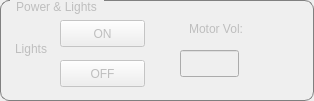
   <widget class="QGroupBox" name="setIOgroupBox">
    <property name="enabled">
     <bool>false</bool>
    </property>
    <property name="geometry">
     <rect>
      <x>670</x>
      <y>460</y>
      <width>314</width>
      <height>101</height>
     </rect>
    </property>
    <property name="styleSheet">
     <string notr="true">QGroupBox{
	border:1px solid gray;
	border-radius: 9px;
	margin-top:0.5em;} 
 QGroupBox::title{
	subcontrol-origin:margin;
	left:10px;
	padding: 0 3 px 2 3px}</string>
    </property>
    <property name="title">
     <string>Power &amp;&amp; Lights</string>
    </property>
    <widget class="QPushButton" name="lightsOnButton">
     <property name="geometry">
      <rect>
       <x>60</x>
       <y>20</y>
       <width>85</width>
       <height>27</height>
      </rect>
     </property>
     <property name="text">
      <string>ON</string>
     </property>
    </widget>
    <widget class="QPushButton" name="lightsOffButton">
     <property name="geometry">
      <rect>
       <x>60</x>
       <y>60</y>
       <width>85</width>
       <height>27</height>
      </rect>
     </property>
     <property name="text">
      <string>OFF</string>
     </property>
    </widget>
    <widget class="QLabel" name="label_34">
     <property name="geometry">
      <rect>
       <x>180</x>
       <y>20</y>
       <width>72</width>
       <height>17</height>
      </rect>
     </property>
     <property name="text">
      <string>Motor Vol:</string>
     </property>
     <property name="alignment">
      <set>Qt::AlignCenter</set>
     </property>
    </widget>
    <widget class="QLabel" name="label_33">
     <property name="geometry">
      <rect>
       <x>10</x>
       <y>40</y>
       <width>42</width>
       <height>17</height>
      </rect>
     </property>
     <property name="text">
      <string>Lights</string>
     </property>
     <property name="alignment">
      <set>Qt::AlignCenter</set>
     </property>
    </widget>
    <widget class="QLineEdit" name="motorVolLineEdit">
     <property name="enabled">
      <bool>false</bool>
     </property>
     <property name="geometry">
      <rect>
       <x>180</x>
       <y>50</y>
       <width>59</width>
       <height>27</height>
      </rect>
     </property>
     <property name="alignment">
      <set>Qt::AlignCenter</set>
     </property>
    </widget>
   </widget>
